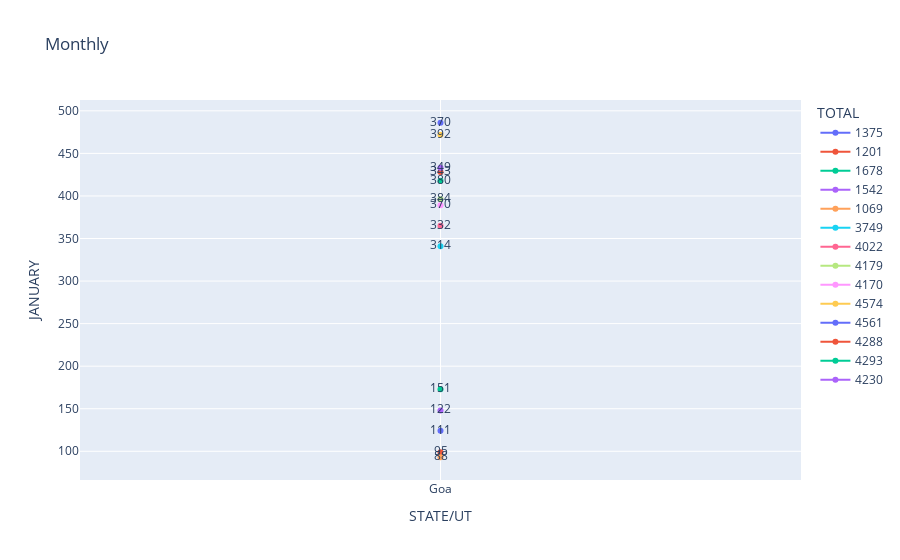

Here is the notebook cell this chart was saved with:
### Code cell
spfrit = month_wise[month_wise["STATE/UT"].isin(["Delhi","Maharastra","Goa", "KARNATAKA"])]
px.line(spfrit, 
        x="STATE/UT",
        y="JANUARY", 
        color="TOTAL",
        text="MARCH",
       title="Monthly")

### Figure 1 — Plotly figure (JSON) as saved in the notebook; plotly's stock layout.template omitted (floating-point values rounded to 4 significant figures)
{"data": [{"hovertemplate": "TOTAL=1375<br>STATE/UT=%{x}<br>JANUARY=%{y}<br>MARCH=%{text}<extra></extra>", "legendgroup": "1375", "line": {"color": "#636efa", "dash": "solid"}, "marker": {"symbol": "circle"}, "mode": "text+lines+markers", "name": "1375", "orientation": "v", "showlegend": true, "text": [111], "type": "scatter", "x": ["Goa"], "xaxis": "x", "y": [124], "yaxis": "y"}, {"hovertemplate": "TOTAL=1201<br>STATE/UT=%{x}<br>JANUARY=%{y}<br>MARCH=%{text}<extra></extra>", "legendgroup": "1201", "line": {"color": "#EF553B", "dash": "solid"}, "marker": {"symbol": "circle"}, "mode": "text+lines+markers", "name": "1201", "orientation": "v", "showlegend": true, "text": [95], "type": "scatter", "x": ["Goa"], "xaxis": "x", "y": [99], "yaxis": "y"}, {"hovertemplate": "TOTAL=1678<br>STATE/UT=%{x}<br>JANUARY=%{y}<br>MARCH=%{text}<extra></extra>", "legendgroup": "1678", "line": {"color": "#00cc96", "dash": "solid"}, "marker": {"symbol": "circle"}, "mode": "text+lines+markers", "name": "1678", "orientation": "v", "showlegend": true, "text": [151], "type": "scatter", "x": ["Goa"], "xaxis": "x", "y": [173], "yaxis": "y"}, {"hovertemplate": "TOTAL=1542<br>STATE/UT=%{x}<br>JANUARY=%{y}<br>MARCH=%{text}<extra></extra>", "legendgroup": "1542", "line": {"color": "#ab63fa", "dash": "solid"}, "marker": {"symbol": "circle"}, "mode": "text+lines+markers", "name": "1542", "orientation": "v", "showlegend": true, "text": [122], "type": "scatter", "x": ["Goa"], "xaxis": "x", "y": [148], "yaxis": "y"}, {"hovertemplate": "TOTAL=1069<br>STATE/UT=%{x}<br>JANUARY=%{y}<br>MARCH=%{text}<extra></extra>", "legendgroup": "1069", "line": {"color": "#FFA15A", "dash": "solid"}, "marker": {"symbol": "circle"}, "mode": "text+lines+markers", "name": "1069", "orientation": "v", "showlegend": true, "text": [88], "type": "scatter", "x": ["Goa"], "xaxis": "x", "y": [93], "yaxis": "y"}, {"hovertemplate": "TOTAL=3749<br>STATE/UT=%{x}<br>JANUARY=%{y}<br>MARCH=%{text}<extra></extra>", "legendgroup": "3749", "line": {"color": "#19d3f3", "dash": "solid"}, "marker": {"symbol": "circle"}, "mode": "text+lines+markers", "name": "3749", "orientation": "v", "showlegend": true, "text": [314], "type": "scatter", "x": ["Goa"], "xaxis": "x", "y": [341], "yaxis": "y"}, {"hovertemplate": "TOTAL=4022<br>STATE/UT=%{x}<br>JANUARY=%{y}<br>MARCH=%{text}<extra></extra>", "legendgroup": "4022", "line": {"color": "#FF6692", "dash": "solid"}, "marker": {"symbol": "circle"}, "mode": "text+lines+markers", "name": "4022", "orientation": "v", "showlegend": true, "text": [332], "type": "scatter", "x": ["Goa"], "xaxis": "x", "y": [365], "yaxis": "y"}, {"hovertemplate": "TOTAL=4179<br>STATE/UT=%{x}<br>JANUARY=%{y}<br>MARCH=%{text}<extra></extra>", "legendgroup": "4179", "line": {"color": "#B6E880", "dash": "solid"}, "marker": {"symbol": "circle"}, "mode": "text+lines+markers", "name": "4179", "orientation": "v", "showlegend": true, "text": [384], "type": "scatter", "x": ["Goa"], "xaxis": "x", "y": [396], "yaxis": "y"}, {"hovertemplate": "TOTAL=4170<br>STATE/UT=%{x}<br>JANUARY=%{y}<br>MARCH=%{text}<extra></extra>", "legendgroup": "4170", "line": {"color": "#FF97FF", "dash": "solid"}, "marker": {"symbol": "circle"}, "mode": "text+lines+markers", "name": "4170", "orientation": "v", "showlegend": true, "text": [370], "type": "scatter", "x": ["Goa"], "xaxis": "x", "y": [389], "yaxis": "y"}, {"hovertemplate": "TOTAL=4574<br>STATE/UT=%{x}<br>JANUARY=%{y}<br>MARCH=%{text}<extra></extra>", "legendgroup": "4574", "line": {"color": "#FECB52", "dash": "solid"}, "marker": {"symbol": "circle"}, "mode": "text+lines+markers", "name": "4574", "orientation": "v", "showlegend": true, "text": [392], "type": "scatter", "x": ["Goa"], "xaxis": "x", "y": [472], "yaxis": "y"}, {"hovertemplate": "TOTAL=4561<br>STATE/UT=%{x}<br>JANUARY=%{y}<br>MARCH=%{text}<extra></extra>", "legendgroup": "4561", "line": {"color": "#636efa", "dash": "solid"}, "marker": {"symbol": "circle"}, "mode": "text+lines+markers", "name": "4561", "orientation": "v", "showlegend": true, "text": [370], "type": "scatter", "x": ["Goa"], "xaxis": "x", "y": [486], "yaxis": "y"}, {"hovertemplate": "TOTAL=4288<br>STATE/UT=%{x}<br>JANUARY=%{y}<br>MARCH=%{text}<extra></extra>", "legendgroup": "4288", "line": {"color": "#EF553B", "dash": "solid"}, "marker": {"symbol": "circle"}, "mode": "text+lines+markers", "name": "4288", "orientation": "v", "showlegend": true, "text": [343], "type": "scatter", "x": ["Goa"], "xaxis": "x", "y": [428], "yaxis": "y"}, {"hovertemplate": "TOTAL=4293<br>STATE/UT=%{x}<br>JANUARY=%{y}<br>MARCH=%{text}<extra></extra>", "legendgroup": "4293", "line": {"color": "#00cc96", "dash": "solid"}, "marker": {"symbol": "circle"}, "mode": "text+lines+markers", "name": "4293", "orientation": "v", "showlegend": true, "text": [380], "type": "scatter", "x": ["Goa"], "xaxis": "x", "y": [418], "yaxis": "y"}, {"hovertemplate": "TOTAL=4230<br>STATE/UT=%{x}<br>JANUARY=%{y}<br>MARCH=%{text}<extra></extra>", "legendgroup": "4230", "line": {"color": "#ab63fa", "dash": "solid"}, "marker": {"symbol": "circle"}, "mode": "text+lines+markers", "name": "4230", "orientation": "v", "showlegend": true, "text": [349], "type": "scatter", "x": ["Goa"], "xaxis": "x", "y": [433], "yaxis": "y"}], "layout": {"legend": {"title": {"text": "TOTAL"}, "tracegroupgap": 0}, "title": {"text": "Monthly"}, "xaxis": {"anchor": "y", "domain": [0, 1], "title": {"text": "STATE/UT"}}, "yaxis": {"anchor": "x", "domain": [0, 1], "title": {"text": "JANUARY"}}}}
